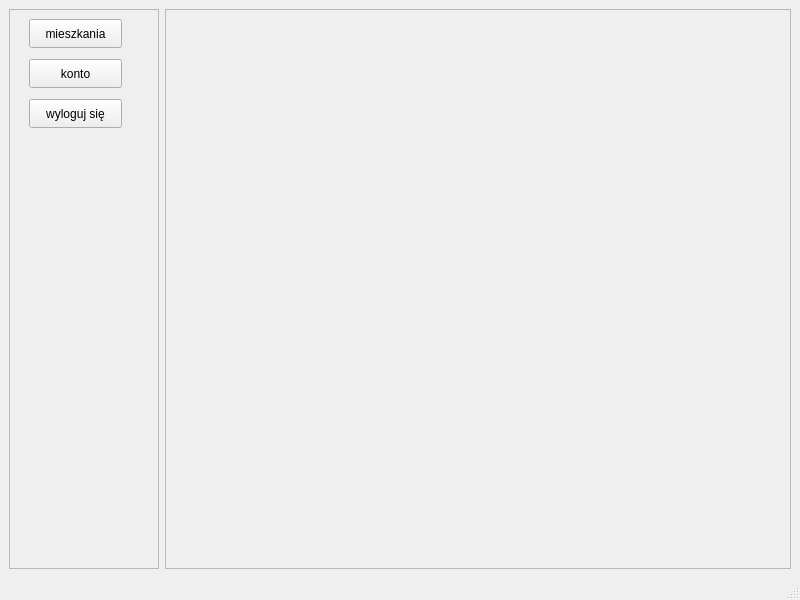
<?xml version="1.0" encoding="UTF-8"?>
<ui version="4.0">
 <class>MainWindow</class>
 <widget class="QMainWindow" name="MainWindow">
  <property name="geometry">
   <rect>
    <x>0</x>
    <y>0</y>
    <width>800</width>
    <height>600</height>
   </rect>
  </property>
  <property name="windowTitle">
   <string>MainWindow</string>
  </property>
  <widget class="QWidget" name="centralwidget">
   <layout class="QHBoxLayout" name="horizontalLayout">
    <item>
     <widget class="QFrame" name="frame_3">
      <property name="maximumSize">
       <size>
        <width>150</width>
        <height>16777215</height>
       </size>
      </property>
      <property name="frameShape">
       <enum>QFrame::Shape::StyledPanel</enum>
      </property>
      <property name="frameShadow">
       <enum>QFrame::Shadow::Raised</enum>
      </property>
      <widget class="QPushButton" name="bt_mieszkania">
       <property name="geometry">
        <rect>
         <x>20</x>
         <y>10</y>
         <width>93</width>
         <height>29</height>
        </rect>
       </property>
       <property name="text">
        <string>mieszkania</string>
       </property>
      </widget>
      <widget class="QPushButton" name="bt_konto">
       <property name="geometry">
        <rect>
         <x>20</x>
         <y>50</y>
         <width>93</width>
         <height>29</height>
        </rect>
       </property>
       <property name="text">
        <string>konto</string>
       </property>
      </widget>
      <widget class="QPushButton" name="bt_wyloguj">
       <property name="geometry">
        <rect>
         <x>20</x>
         <y>90</y>
         <width>93</width>
         <height>29</height>
        </rect>
       </property>
       <property name="text">
        <string>wyloguj się</string>
       </property>
      </widget>
     </widget>
    </item>
    <item>
     <widget class="QFrame" name="frame_2">
      <property name="frameShape">
       <enum>QFrame::Shape::StyledPanel</enum>
      </property>
      <property name="frameShadow">
       <enum>QFrame::Shadow::Raised</enum>
      </property>
      <widget class="QStackedWidget" name="stackedWidget">
       <property name="geometry">
        <rect>
         <x>150</x>
         <y>110</y>
         <width>361</width>
         <height>201</height>
        </rect>
       </property>
       <property name="currentIndex">
        <number>1</number>
       </property>
       <widget class="QWidget" name="page"/>
       <widget class="QWidget" name="page_2"/>
      </widget>
     </widget>
    </item>
   </layout>
  </widget>
  <widget class="QMenuBar" name="menubar">
   <property name="geometry">
    <rect>
     <x>0</x>
     <y>0</y>
     <width>800</width>
     <height>26</height>
    </rect>
   </property>
  </widget>
  <widget class="QStatusBar" name="statusbar"/>
 </widget>
 <resources/>
 <connections/>
</ui>
